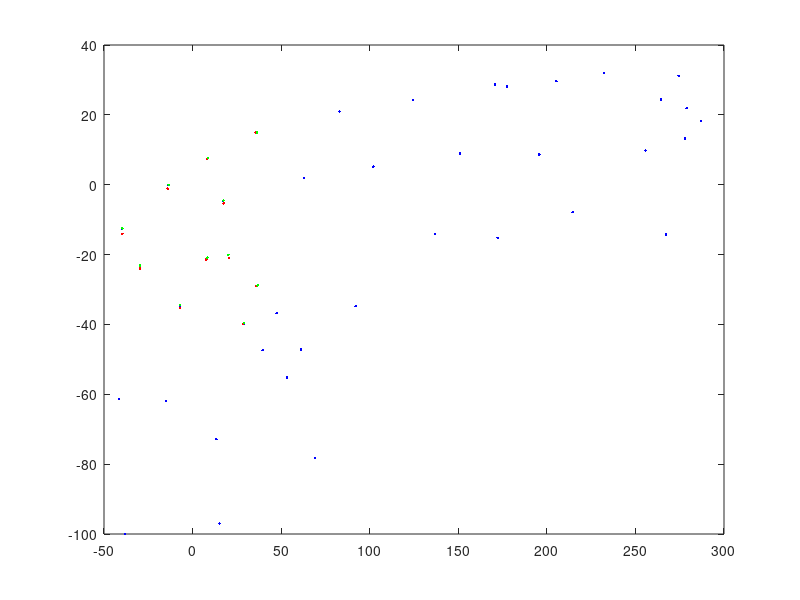

The MATLAB source for this figure:
clear all; close all;

% This helps for the debugging of the project in C++. For the FIRST time
% step. Place stops in main.cpp and particle_filter.cpp

% INPUT: standard deviations used in the 2d gaussian distribution
sigmax = 0.3;
sigmay = 0.3;

% INPUT: observations from the car, in the car's system.
% i can get this from strings in the main.cpp, if i place a stop before the
% updateWeights() function
noisy_observations_x = [2.3588 11.5482 -20.0740 1.4307 14.3349 29.8290 -13.4155 29.7009 -35.9887 22.2778 -45.7963];
noisy_observations_y = [5.7484 -7.0705 -2.4903 -23.0386 -22.7605 13.0467 -36.6965 -30.9334 -25.1533 -41.6549 -15.1071]; 

% INPUT: pose for a given particle:
x= 5.9670545867215932;
y= 1.5997432551445911;
theta = 0.011348355977227824;

% INPUT: landmarks in global (map) coordinates.
A = load('map.txt');
landmark_x = A(:,1);
landmark_y = A(:,2);
clear A aux i;

%%%%%%%%%%%%%%%%%%%%%%%%%%%%%%%%%%%%%%%%%%%%%%%%%%%%%%%%%%%%%%%%%%%%%%%%%%%

% perform rotation and translation to put the car's observations in the map
% coordinates:

M = [cos(theta) -sin(theta) x; sin(theta) cos(theta) y; 0 0 1];
for i=1:1:11
    aux = M*[noisy_observations_x(i) noisy_observations_y(i) 1]';
    obs_map_x(i) = aux(1);
    obs_map_y(i) = aux(2);
end
    

figure;
plot(landmark_x, landmark_y, 'b.'); hold on;         % plot landmarks
plot(obs_map_x, obs_map_y, 'r.'); hold on;           % plot obs in map system
  
% in c++ i computed the associations (by nearest neighbor). I want to plot
% them here to make sure I'm associating observations to landmarks
% correctly.
% given a stop in particle_filter.cpp, I obtain these associations:
inds = [31 2 39 38 37 11 3 23 16 15 12];
plot(landmark_x(inds+1)+0.1, landmark_y(inds+1)+0.1, 'g.'); hold on;

% finally I just compute the weight for the particle:
for i=1:1:11
    x = obs_map_x(i);
    y = obs_map_y(i);
    mux = landmark_x(inds(i)+1);
    muy = landmark_y(inds(i)+1);
    % each observation from particle's perspective carries a weight.
    multi(i) = (1/(2*pi*sigmax*sigmay))*exp(-(((x-mux)/(sqrt(2)*sigmax))^2 + ((y-muy)/(sqrt(2)*sigmay))^2));
end    
prod(multi) % particle's final weight, just multiply all of them   
    








% /*
% // Let's update weights
% for (int j = 0; j < observations_map.size(); j++){
%     double meas_x = observations_map[j].x;
%     double meas_y = observations_map[j].y;
%     double mu_x = map_landmarks.landmark_list[p.associations[j]].x_f;
%     double mu_y = map_landmarks.landmark_list[p.associations[j]].y_f;
% 
% 
%     long double multipler = 1/(2 * M_PI * std_landmark[0] * std_landmark[1]) * exp(-(pow(meas_x - mu_x, 2) / pow(M_SQRT2 * std_landmark[0], 2) + pow(meas_y - mu_y, 2) / pow(M_SQRT2 * std_landmark[1], 2)));
% 
%     if(multipler > 0){
%         p.weight *= multipler;
%     }
% }
% 
% 
% /*
%     vector<int> associations;
%     vector<double> sense_x;
%     vector<double> sense_y;
%     vector<LandmarkObs> trans_observations;
%     LandmarkObs obs;
% 
%     for(int i = 0; i < observations.size(); i++){
%         LandmarkObs trans_obs;
%         obs = observations[i];
% 
%         trans_obs.x = particles[p].x + (obs.x * cos(particles[p].theta) - obs.y * sin(particles[p].theta));
%         trans_obs.y = particles[p].y + (obs.x * sin(particles[p].theta) + obs.y * cos(particles[p].theta));
%         trans_observations.push_back(trans_obs);
%     }
% 
%     particles[p].weight = 1.0;
% 
%     for(int i = 0; i < trans_observations.size(); i++){
%         double closet_dis = sensor_range;
%         int association = 0;
% 
%             for(int j = 0; j < map_landmarks.landmark_list.size(); j++){
%                 double landmark_x = map_landmarks.landmark_list[j].x_f;
%                 double landmark_y = map_landmarks.landmark_list[j].y_f;
% 
% 
%                 double calc_dist = sqrt(pow(trans_observations[i].x - landmark_x, 2.0) + pow(trans_observations[i].y - landmark_y, 2.0));
%                 if(calc_dist < closet_dis){
%                     closet_dis = calc_dist;
%                     association = j;
%                 }
% 
% 
%                 double meas_x = trans_observations[i].x;
%                 double meas_y = trans_observations[i].y;
%                 double mu_x = map_landmarks.landmark_list[association].x_f;
%                 double mu_y = map_landmarks.landmark_list[association].y_f;
%                 long double multipler = 1/(2 * M_PI * std_landmark[0] * std_landmark[1]) * exp(-(pow(meas_x - mu_x, 2) / pow(M_SQRT2 * std_landmark[0] , 2) + pow(meas_y - mu_y, 2) / pow(M_SQRT2 * std_landmark[1] , 2)));
%                 if(multipler > 0){
%                     particles[p].weight *= multipler;
%                 }
%             }
%             associations.push_back(association + 1);
%             sense_x.push_back(trans_observations[i].x);
%             sense_y.push_back(trans_observations[i].y);
%         }
%         particles[p] = SetAssociations(particles[p], associations, sense_x, sense_y);
%         weights[p] = particles[p].weight;
%     }
% }
% */
% 
% /*
% void ParticleFilter::updateWeights(double sensor_range, double std_landmark[],
% 		std::vector<LandmarkObs> observations, Map map_landmarks) {
%     float s_x = std_landmark[0];
%     float s_y = std_landmark[1];
% 
%     for (int i=0; i < num_particles; i++) {
%         Particle p = particles[i];
% 
%         std::vector<LandmarkObs> predicted_landmark_positions;
%         for (int j=0; j < map_landmarks.landmark_list.size(); j++) {
%             LandmarkObs p_o;
%             float x_map = map_landmarks.landmark_list[j].x_f;
%             float y_map = map_landmarks.landmark_list[j].y_f;
%             p_o.id = map_landmarks.landmark_list[j].id_i;
% 
%             // Translate then rotate to get map landmark in map space
%             // to be in vehicle coordinate space from perspective of our particle
%             p_o.x = (x_map - p.x) * cos(-p.theta) - (y_map - p.y) * sin(-p.theta);
%             p_o.y = (x_map - p.x) * sin(-p.theta) + (y_map - p.y) * cos(-p.theta);
%             // predicted_landmark_positions in particle vehicle coordinate space
%             predicted_landmark_positions.push_back(p_o);
%         }
%         // Assigns id values to LandmarkObs in observations variable, passed by reference
%         ParticleFilter::dataAssociation(predicted_landmark_positions, observations);
% 
%         double w = 1;
%         for (int j=0; j < observations.size(); j++) {
%             LandmarkObs a = observations[j];
%             LandmarkObs b;
%             for (int k=0; k < predicted_landmark_positions.size(); k++) {
%                 if (predicted_landmark_positions[k].id == a.id) {
%                     b = predicted_landmark_positions[k];
%                     break;
%                 }
%             }
%             double c = (1 / (2 * M_PI * s_x * s_y));
%             double x_part = pow(a.x - b.x, 2.0) / (2 * s_x * s_x);
%             double y_part = pow(a.y - b.y, 2.0) / (2 * s_y * s_y);
%             w *= c * exp(-(x_part + y_part));
%         }
% 
%         p.weight = w;
%         particles[i] = p;
%     }
% 
%     float sum = 0;
%     for (int i=0; i < num_particles; i++) {
%         sum += particles[i].weight;
%         weights.push_back(particles[i].weight);
%     }
%     for (int i=0; i < num_particles; i++) {
%         particles[i].weight /= sum;
%     }
% 
% }
% */
